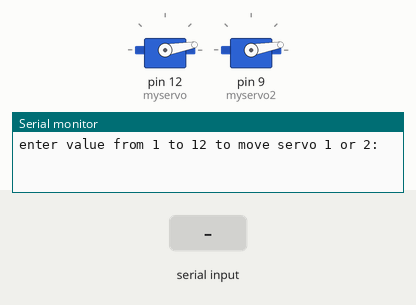
This sketch was run on a simulated Arduino Uno, built with avr-gcc and run on an emulated ATmega328P. Parts: 2 × servo, the last lines printed to the serial monitor. The inputs (shaded band) are chosen by the test bench.

Above: at 1.2 s.
1.3 s: "1\n" received over Serial
At 3.1 s:
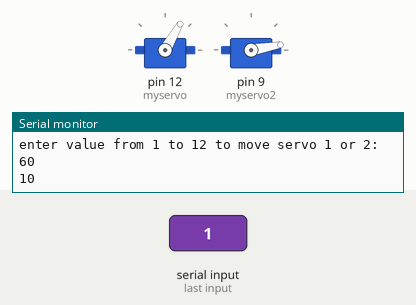
3.8 s: "4\n" received over Serial
At 6.0 s:
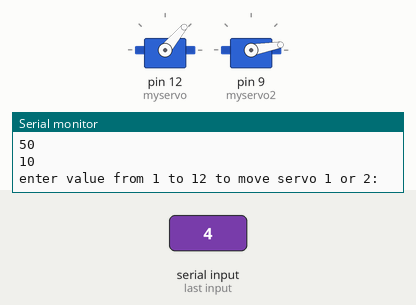
6.3 s: "1\n" received over Serial
At 8.0 s:
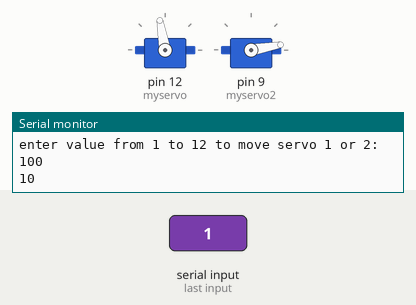
8.8 s: "4\n" received over Serial
At 11.0 s:
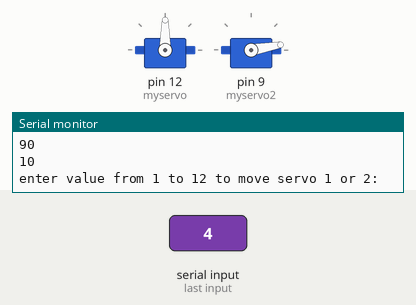
11.3 s: "3\n" received over Serial
At 13.0 s:
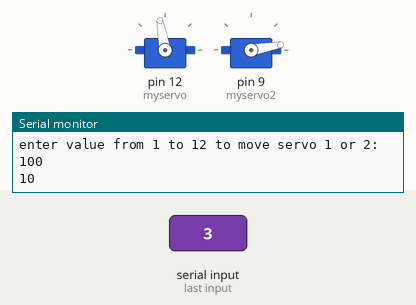
13.8 s: "2\n" received over Serial
At 16.2 s:
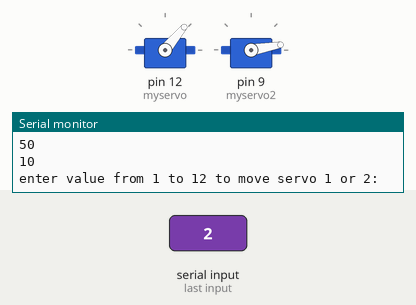
Timing chart, 0 to 17.3 s (numbered marks = the images above; inputs shaded):
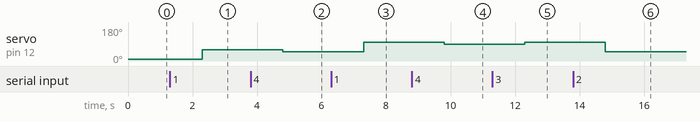

The sketch:

serialcontrolfortesting_copy_.ino
```cpp
// This code will allow us to control boh actuators using serial commands, to use this code, open serial monitor and enter the command.
//The commands are as follows, for actuator 1 1 and 2 move it +/- 50 and 3 and 4 more it +/- 10 and 5 and 6 move it +/- 1.
//for actuator 2, 7 and 8 move it +/- 50 and 9 and 10 move it +/- 10 and 11 and 12 move it +/- 1
//This code is meant to make testing easier we can do fine movements to ensure that we are acheiving the disered pitching and breaking that is required of us.

#include <Servo.h> //include servo library
Servo myservo;//create object for servo1
Servo myservo2;

int pos = 10;//initialize pos for servo 1
int pos2 = 10;


void setup() {
  Serial.begin(9600);
  myservo.attach(12);
  myservo2.attach(9);
  pos = 10;
  pos2 = 10;
  myservo.write(pos);
  myservo2.write(pos2);


}

void loop() {
  Serial.println("enter value from 1 to 12 to move servo 1 or 2:");
  while(Serial.available() == 0){}
    char ch = Serial.readString().toInt();


    if(ch == 1 ){
      pos = pos + 50;
      myservo.write(pos);


    }
    if(ch == 2 ){
      pos = pos - 50;
      myservo.write(pos);


    }
    if(ch == 3 ){
      pos = pos + 10;
      myservo.write(pos);


    }
    if(ch == 4){
      pos = pos - 10;
      myservo.write(pos);


    }
    if(ch == 5 ){
      pos = pos + 1;
      myservo.write(pos);
    }
    if(ch == 6 ){
      pos = pos - 1;
      myservo.write(pos);
    }
    if(ch == 7){
      pos2 = pos2 + 50;
      myservo2.write(pos2);

    }
    if(ch ==8){
      pos2 = pos2 - 50;
      myservo2.write(pos2);
    }
    if(ch == 9 ){
      pos2 = pos2 + 10;
      myservo2.write(pos2);

    }
    if(ch == 10 ){
      pos2 = pos2 - 10;
      myservo2.write(pos2);
    }
    if(ch == 11 ){
      pos2 = pos2 + 1;
      myservo2.write(pos2);

    }
    if(ch == 12 ){
      pos2 = pos2 - 1;
      myservo2.write(pos2);
    }
  Serial.println(pos);
  Serial.println(pos2);
  delay(1000);


} 
```

Measured:
- after the input at 1.3 s, servo on pin 12 (myservo): 10° → 60° after 1.0 s
- after the input at 3.8 s, servo on pin 12 (myservo): 60° → 50° after 1.0 s
- after the input at 6.3 s, servo on pin 12 (myservo): 50° → 100° after 1.0 s
- after the input at 8.8 s, servo on pin 12 (myservo): 100° → 90° after 1.0 s
- after the input at 11.3 s, servo on pin 12 (myservo): 90° → 100° after 1.0 s
- after the input at 13.8 s, servo on pin 12 (myservo): 100° → 50° after 1.0 s
